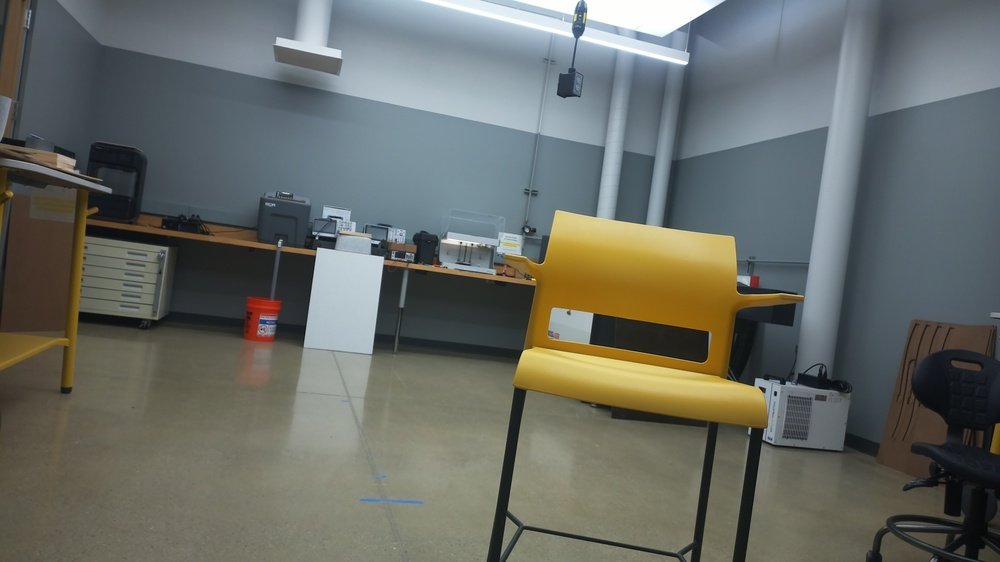
#> input picture Background.jpg, 1000 x 562 px, shrunk from 4608 x 2592 before the run, found by its file name
$ python Sub2attemptblue.py
#> lines starting #> are read from the running program, lines starting #| are printed output that depends on the picture; after the words box and inside, x2 and y2 are one past the last pixel; in counts of white or black regions, pixels touching at a corner belong together
import sys
sys.path.append('/home/YCCap/ballmap/env/lib/python3.11/site-packages/cv2')
import cv2
sys.path.append('/home/YCCap/ballmap/env/lib/python3.11/site-packages/numpy')
import numpy as np
import os
os.environ['QT_QPA_PLATFORM_PLUGIN_PATH'] = '/home/YCCap/ballmap/env/lib/python3.11/site-packages/cv2/qt/plugins/platforms'

import pexpect
import sys


# Load the images
image_path1 = '/home/YCCap/ballmap/Background.jpg'
image_path2 = '/home/YCCap/ballmap/Imagecapture.jpg'
img1 = cv2.imread(image_path1)
#> img1 is the input picture: shape (562, 1000, 3); mean B, G, R 101.7, 107.7, 104.3
img2 = cv2.imread(image_path2)
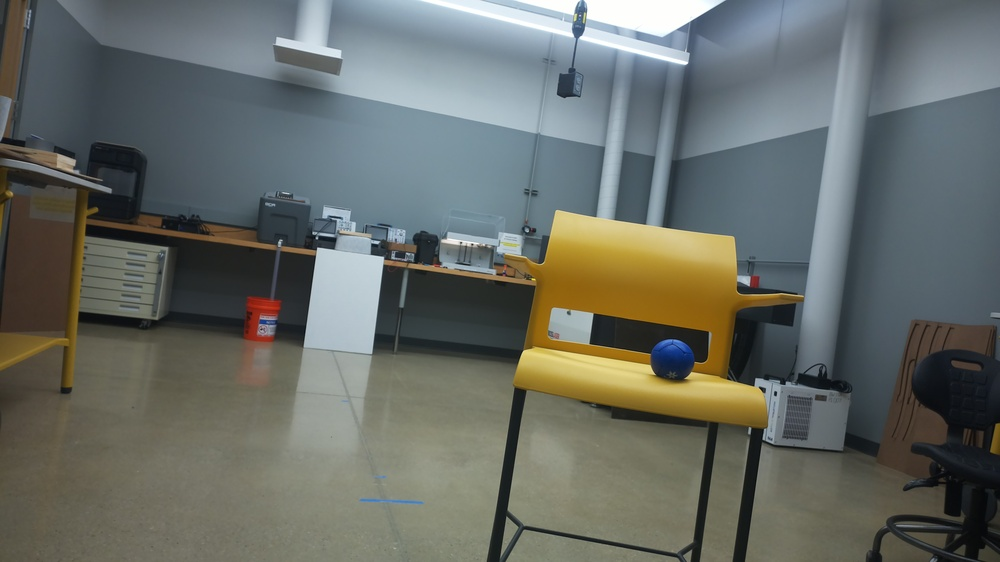
#> input picture Imagecapture.jpg, 1000 x 562 px, shrunk from 4608 x 2592 before the run, found by its file name
#> img2 is the input picture: shape (562, 1000, 3); mean B, G, R 102.1, 107.9, 103.7

# Subtract image2 from image1
subtracted_img = cv2.subtract(img2, img1)
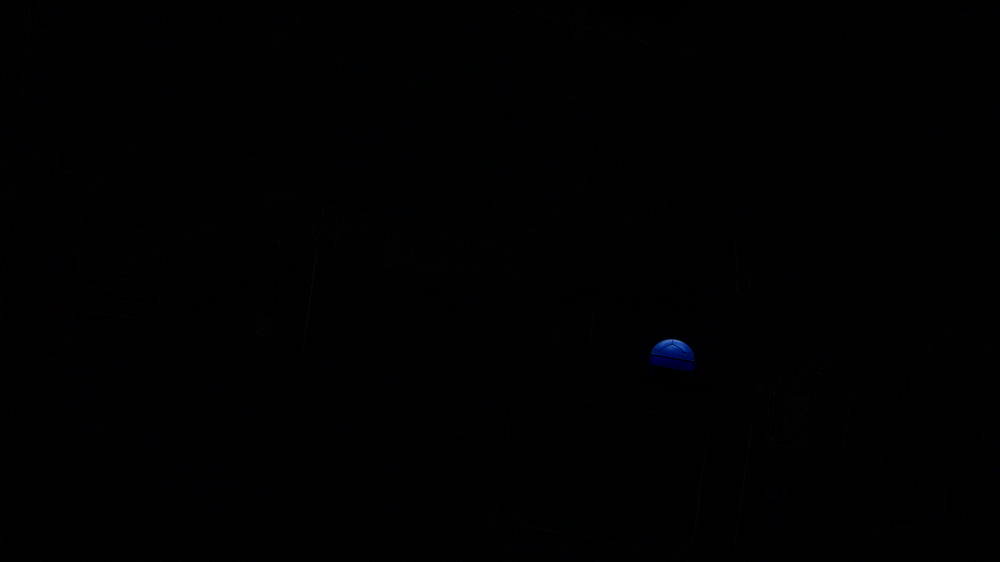
#> subtracted_img: shape (562, 1000, 3); mean B, G, R 0.9, 0.6, 0.3

# Convert to grayscale
gray = cv2.cvtColor(subtracted_img, cv2.COLOR_BGR2GRAY)

# Apply thresholding to obtain binary image
_, thresh = cv2.threshold(gray, 20, 255, cv2.THRESH_BINARY)
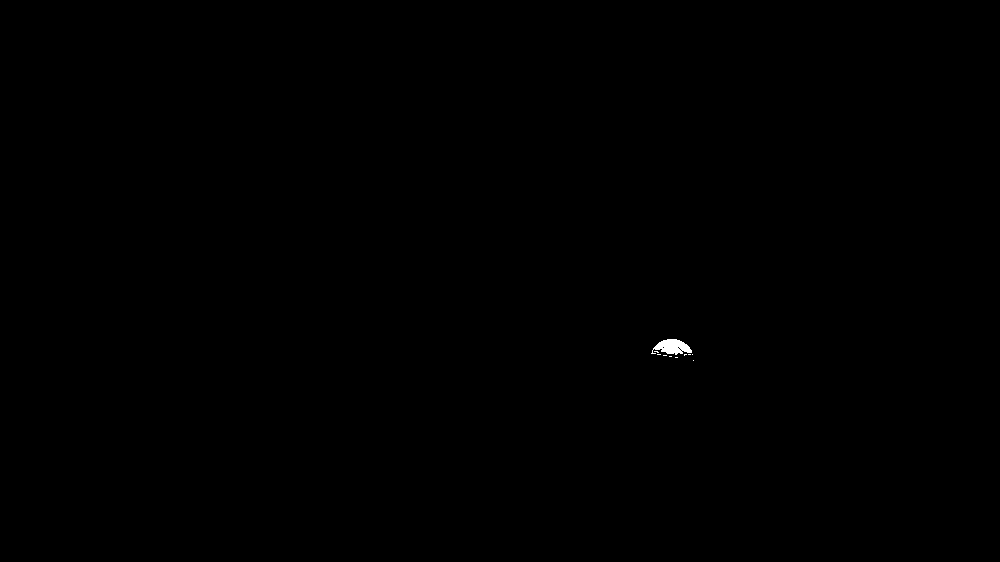
#> thresh: shape (562, 1000); 0.08% white; 10 white regions (9 under 20 px)

# Find contours
contours, _ = cv2.findContours(thresh, cv2.RETR_EXTERNAL, cv2.CHAIN_APPROX_SIMPLE)
#> contours = 10 contours, 9 with area under 20; largest, box (x1, y1, x2, y2) and area: (651, 339, 692, 355) 358

# Filter contours based on area to get circular objects
circles = []
for contour in contours:
    area = cv2.contourArea(contour)
    perimeter = cv2.arcLength(contour, True)
    if perimeter == 0:
        continue  # Skip contours with zero perimeter
    circularity = (4 * np.pi * area) / (perimeter ** 2)
    if circularity > 0.5:  # Tune this threshold based on your requirements
        circles.append(contour)
#> this loop made 10 passes
#> (area, perimeter, circularity) on pass 10: (357.5, 117.2, 0.327)
#> after the loop, circles = []

# Function to sample color at a point
def sample_color(image, point):
    x, y = point
    return image[y, x]

# Define points around the perimeter of the circle
def points_around_circle(center, radius, num_points):
    points = []
    for i in range(num_points):
        angle = i * (2 * np.pi / num_points)
        x = int(center[0] + radius * np.cos(angle))
        y = int(center[1] + radius * np.sin(angle))
        points.append((x, y))
    return points

# Define colors to look for (e.g., blue)
target_colors = [(255, 0, 0)]  # BGR format

# Iterate over detected circles
for contour in circles:
    # Fit a circle to the contour
    center, radius = cv2.minEnclosingCircle(contour)
    center = tuple(map(int, center))
    radius = int(radius)

    # Get points around the perimeter of the circle
    circle_points = points_around_circle(center, radius, num_points=10)  # Adjust num_points as needed

    # Check if any of the points match the target color
    num_matching_points = sum(1 for point in circle_points if sample_color(img2, point) in target_colors)

    # If enough points match, consider the circle as valid
    if num_matching_points >= 2:  # Adjust threshold as needed
        cv2.circle(img2, center, radius, (0, 255, 0), 2)
#> this loop made 0 passes

# Display the result
cv2.imshow("Detected Circles", img2)
cv2.waitKey(0)
cv2.destroyAllWindows()
